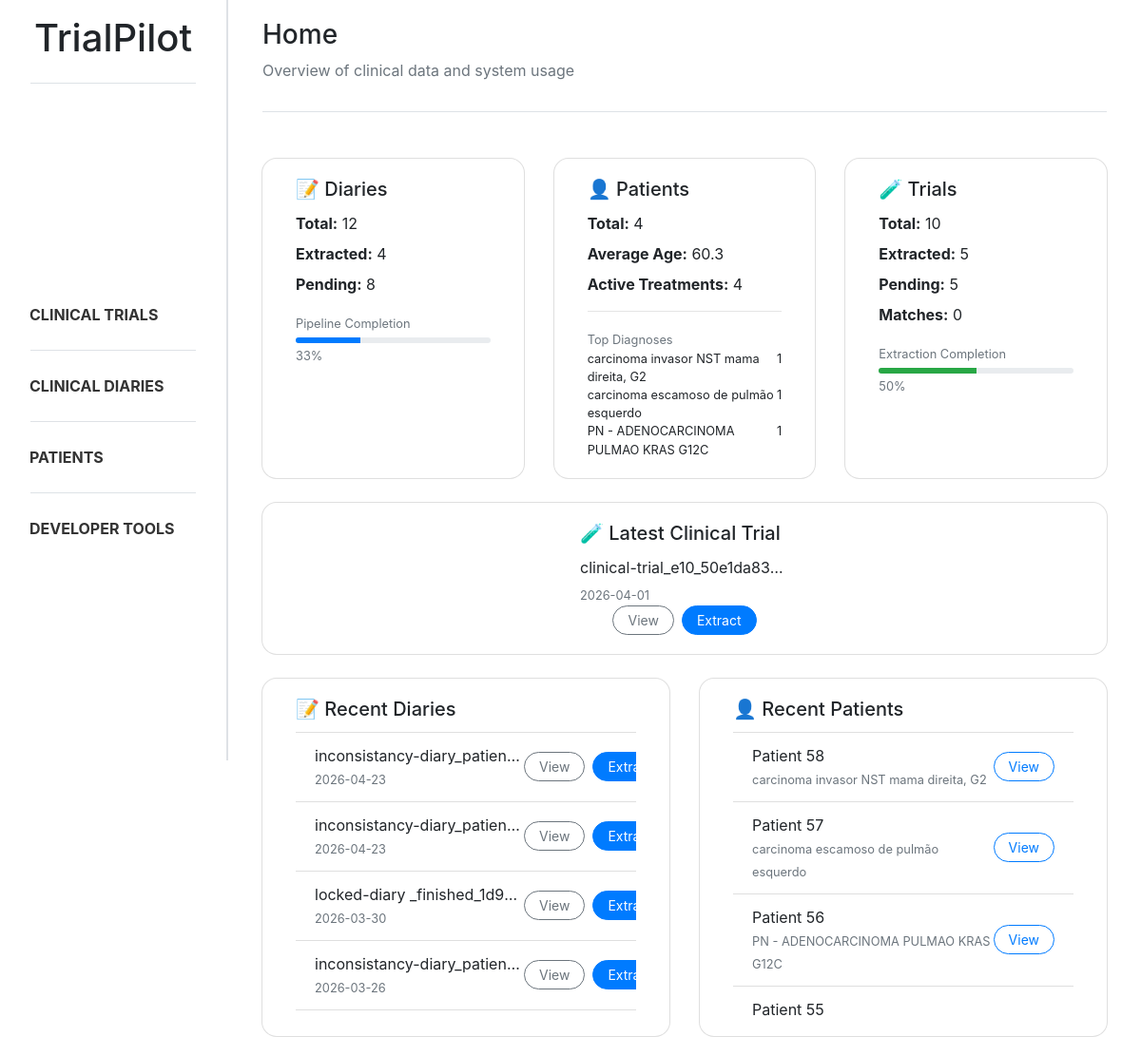
The page / on the database its author committed.
### trialpilot/models.py (models this page shows, shortened)
class Document(models.Model):
    class DocumentType(models.TextChoices):
        CLINICAL_DIARY = "diary", "Clinical Diary"
        CLINICAL_TRIAL = "trial", "Clinical Trial"
    title = models.CharField(max_length=255)
    type = models.CharField(max_length=20, choices=DocumentType.choices)
    extracted = models.BooleanField(default=False)
    created_at = models.DateTimeField(auto_now_add=True)
    updated_at = models.DateTimeField(auto_now=True)

class Patient_profile(models.Model):
    document = models.ForeignKey(Document, on_delete=models.CASCADE, related_name="patient_profiles")
    age = models.IntegerField(null=True, blank=True)
    ecog_ps = models.IntegerField(null=True, blank=True)
    diagnosis = models.CharField(max_length=255, null=True, blank=True)
    diagnosis_date = models.DateField(null=True, blank=True)
    molecular_status = models.CharField(max_length=255, null=True, blank=True)
    stage = models.CharField(max_length=50, null=True, blank=True)
    control = models.CharField(max_length=255, null=True, blank=True)
    created_at = models.DateTimeField(auto_now_add=True)

### trialpilot/views.py (the view)
# urls.py: path('', index, name='index'),
def index(request):
    n_diaries = Document.objects.filter(type=Document.DocumentType.CLINICAL_DIARY).count()
    n_diaries_extracted = Document.objects.filter(type=Document.DocumentType.CLINICAL_DIARY, extracted=True).count()
    n_diaries_pending = n_diaries - n_diaries_extracted
    diary_completion = (n_diaries_extracted / n_diaries * 100) if n_diaries > 0 else 0
    last_five_diaries = Document.objects.filter(type=Document.DocumentType.CLINICAL_DIARY, extracted=False).order_by("-created_at")[:5]
    n_patients = Patient_profile.objects.count()
    avg_age = Patient_profile.objects.aggregate(Avg('age'))['age__avg']
    top_diagnoses = (
        Patient_profile.objects.values('diagnosis')
        .annotate(count=Count('id'))
        .order_by('-count')[:3]
    )
    active_treatments = Treatment.objects.filter(end_date__isnull=True).count()
    last_five_patients = Patient_profile.objects.order_by('-created_at')[:5]
    n_trials = Document.objects.filter(type=Document.DocumentType.CLINICAL_TRIAL).count()
    n_trials_extracted = Document.objects.filter(type=Document.DocumentType.CLINICAL_TRIAL, extracted=True).count()
    n_trials_pending = n_trials - n_trials_extracted
    trial_completion = (n_trials_extracted / n_trials * 100) if n_trials > 0 else 0
    n_matches = Patient_trial_match.objects.count()
    last_trial = Document.objects.filter(type=Document.DocumentType.CLINICAL_TRIAL, extracted=False).order_by("-created_at").first()
    return render(request, 'trialpilot/index.html', {
        'n_diaries': n_diaries,
        'n_diaries_extracted': n_diaries_extracted,
        'n_diaries_pending': n_diaries_pending,
        'diary_completion': diary_completion,
        'last_five_diaries': last_five_diaries,
        'n_patients': n_patients,
        'avg_age': avg_age,
        'top_diagnoses': top_diagnoses,
        'active_treatments': active_treatments,
        'last_five_patients': last_five_patients,
        'n_trials': n_trials,
        'n_trials_extracted': n_trials_extracted,
        'n_trials_pending': n_trials_pending,
        'trial_completion': trial_completion,
        'n_matches': n_matches,
        'last_trial': last_trial
    })

### trialpilot/templates/trialpilot/index.html (shortened to what this page needs)
{% extends "trialpilot/base.html" %}
{% block content %}
<div class="d-flex flex-column mb-4 ml-3 mr-3">
    <div>
        <h3>Home</h3>
        <p class="text-muted">Overview of clinical data and system usage</p>
    </div>
    <div class="sidebar-divider mb-4"></div>
</div>
<div class="container mt-4">
    <div class="row g-4">
        <div class="col-md-4">
            <div class="card shadow-sm rounded-ui hover-card h-100">
                <div class="card-body">
                    <h5 class="card-title">📝 Diaries</h5>
                    <div class="mb-2">
                        <strong>Total:</strong> {{ n_diaries }}
                    </div>
                    <div class="mb-2">
                        <strong>Extracted:</strong> {{ n_diaries_extracted }}
                    </div>
                    <div class="mb-2">
                        <strong>Pending:</strong> {{ n_diaries_pending }}
                    </div>
                    <div class="mt-3">
                        <small class="text-muted">Pipeline Completion</small>
                        <div class="progress mt-1" style="height:6px;">
                            <div class="progress-bar" style="width: {{ diary_completion }}%">
                            </div>
                        </div>
                        <small class="text-muted">{{ diary_completion|floatformat:0 }}%</small>
                    </div>
                </div>
            </div>
        </div>
        <div class="col-md-4">
            <div class="card shadow-sm rounded-ui hover-card h-100">
                <div class="card-body">
                    <h5 class="card-title">👤 Patients</h5>
                    <div class="mb-2">
                        <strong>Total:</strong> {{ n_patients }}
                    </div>
                    <div class="mb-2">
                        <strong>Average Age:</strong> {{ avg_age|floatformat:1 }}
                    </div>
                    <div class="mb-2">
                        <strong>Active Treatments:</strong> {{ active_treatments }}
                    </div>
                    <hr>
                    <small class="text-muted">Top Diagnoses</small>
                    {% for diag in top_diagnoses %}
                    <div class="d-flex justify-content-between small">
                        <span>{{ diag.diagnosis }}</span>
                        <span>{{ diag.count }}</span>
                    </div>
                    {% endfor %}
                </div>
            </div>
        </div>
        <div class="col-md-4">
            <div class="card shadow-sm rounded-ui hover-card h-100">
                <div class="card-body">
                    <h5 class="card-title">🧪 Trials</h5>
                    <div class="mb-2">
                        <strong>Total:</strong> {{ n_trials }}
                    </div>
                    <div class="mb-2">
                        <strong>Extracted:</strong> {{ n_trials_extracted }}
                    </div>
                    <div class="mb-2">
                        <strong>Pending:</strong> {{ n_trials_pending }}
                    </div>
                    <div class="mb-2">
                        <strong>Matches:</strong> {{ n_matches }}
                    </div>
                    <div class="mt-3">
                        <small class="text-muted">Extraction Completion</small>
                        <div class="progress mt-1" style="height:6px;">
                            <div class="progress-bar bg-success" style="width: {{ trial_completion }}%">
                            </div>
                        </div>
                        <small class="text-muted">{{ trial_completion|floatformat:0 }}%</small>
                    </div>
                </div>
            </div>
        </div>
    </div>
    <div class="card shadow-sm mt-4 rounded-ui hover-card">
        <div class="card-body d-flex justify-content-between align-items-center">
            <div>
                <h5 class="card-title">🧪 Latest Clinical Trial</h5>
                {% if last_trial %}
                <p class="mb-1 truncate-text" title="{{ last_trial.title }}">{{ last_trial.title }}</p>
                <small class="text-muted">{{ last_trial.created_at|date:"Y-m-d" }}</small>
                {% else %}
                <p class="text-muted mb-0">No trials available.</p>
                {% endif %}
            </div>
            {% if last_trial %}
            <div class="d-flex">
                <a href="{% url 'trial_details' last_trial.id %}"
                    class="btn btn-outline-secondary btn-sm mr-2 rounded-ui">
                    View
                </a>
                <a href="{% url 'criteria_extraction' last_trial.id %}" class="btn btn-primary btn-sm rounded-ui">
                    Extract
                </a>
            </div>
            {% endif %}
        </div>
    </div>
    <div class="row mt-4 align-items-stretch">
        <div class="col-md-6 d-flex">
            <div class="card shadow-sm rounded-ui hover-card w-100">
                <div class="card-body">
                    <h5 class="card-title">📝 Recent Diaries</h5>
                    <ul class="list-group list-group-flush">
                        {% for d in last_five_diaries %}
                        <li class="list-group-item d-flex justify-content-between align-items-center">
                            <div>
                                <div class="truncate-text" title="{{ d.title }}">{{ d.title }}</div>
                                <small class="text-muted">{{ d.created_at|date:"Y-m-d" }}</small>
                            </div>
                            <div class="d-flex">
                                <a href="{% url 'diary_details' d.id %}"
                                    class="btn btn-outline-secondary btn-sm  mr-2 rounded-ui">
                                    View
                                </a>
                                <a href="{% url 'parameter_extraction' d.id %}"
                                    class="btn btn-primary btn-sm rounded-ui">
                                    Extract
                                </a>
                            </div>
                        </li>
                        {% empty %}
                        <li class="list-group-item">No diaries available.</li>
                        {% endfor %}
                    </ul>
                </div>
            </div>
        </div>
        <div class="col-md-6 d-flex">
            <div class="card shadow-sm rounded-ui hover-card w-100">
                <div class="card-body">
                    <h5 class="card-title">👤 Recent Patients</h5>
                    <ul class="list-group list-group-flush">
                        {% for p in last_five_patients %}
                        <li class="list-group-item d-flex justify-content-between align-items-center
                            patient-card-trigger" data-id="{{ p.id }}" data-age="{{ p.age }}"
                            data-ecog="{{ p.ecog_ps }}" data-diagnosis="{{ p.diagnosis }}"
                            data-date="{{ p.diagnosis_date }}" data-molecular="{{ p.molecular_status }}"
                            data-stage="{{ p.stage }}" data-control="{{ p.control }}" data-treatments='[
                            ]'>
                            <div>
                                <div>Patient {{ p.id }}</div>
                                <small class="text-muted">{{ p.diagnosis }}</small>
                            </div>
                            <div>
                                <button class="btn btn-outline-primary btn-sm view-patient-btn rounded-ui">
                                    View
                                </button>
                            </div>
                        </li>
                        {% empty %}
                        <li class="list-group-item">No patients available.</li>
                        {% endfor %}
                    </ul>
                </div>
            </div>
        </div>
    </div>
</div>
{% endblock %}

### static/css/style.css (style rules this page uses)
body { overflow-x: hidden; }
html, body { height: 100%; }
.sidebar-divider { height: 1px; background-color: #dee2e6; margin-bottom: 15px; margin-top: 15px; }
.rounded-ui { border-radius: 1rem !important; padding-left: 15px; padding-right: 15px; }
.hover-card { transition: all 0.2s ease-in-out; cursor: pointer; }
.card-body { display: flex; flex-direction: column; justify-content: center; }
.card-body { display: block; }
.truncate-text { max-width: 220px; white-space: nowrap; overflow: hidden; text-overflow: ellipsis; }
.card-body ul { max-height: 300px; overflow-y: auto; }

### rows shown on the page
Document: title "clinical-trial_e10_50e1da83…", created_at "2026-04-01"
Document: title "inconsistancy-diary_patien…", created_at "2026-04-23"
Document: title "inconsistancy-diary_patien…", created_at "2026-04-23"
Document: title "locked-diary _finished_1d9…", created_at "2026-03-30"
Document: title "inconsistancy-diary_patien…", created_at "2026-03-26"
Patient_profile: id "58", diagnosis "carcinoma invasor NST mama direita, G2"
Patient_profile: id "57", diagnosis "carcinoma escamoso de pulmão esquerdo"
Patient_profile: id "56", diagnosis "PN - ADENOCARCINOMA PULMAO KRAS G12C"
Patient_profile: id "55"

### other values the page prints
{{ n_diaries }} "12"
{{ n_diaries_extracted }} "4"
{{ n_diaries_pending }} "8"
{{ diary_completion|floatformat:0 }} "33"
{{ n_patients }} "4"
{{ avg_age|floatformat:1 }} "60.3"
{{ active_treatments }} "4"
{{ diag.diagnosis }} "carcinoma invasor NST mama direita, G2" "carcinoma escamoso de pulmão esquerdo" "PN - ADENOCARCINOMA PULMAO KRAS G12C"
{{ diag.count }} "1" "1" "1"
{{ n_trials }} "10"
{{ n_trials_extracted }} "5"
{{ n_trials_pending }} "5"
{{ n_matches }} "0"
{{ trial_completion|floatformat:0 }} "50"
